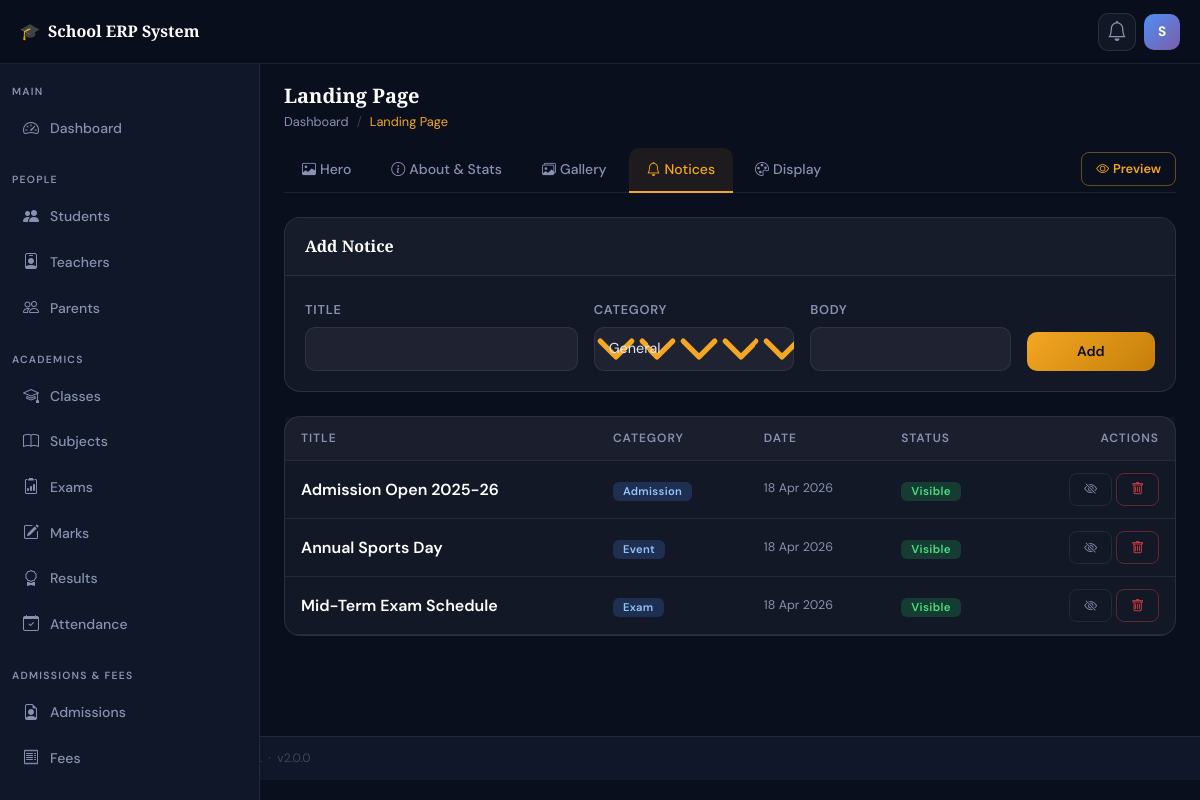
The page /admin/landing/index.php?tab=notices (signed in) on the database its author committed.
### tables this page shows
CREATE TABLE IF NOT EXISTS `notices` (
  `id`          INT UNSIGNED AUTO_INCREMENT PRIMARY KEY,
  `title`       VARCHAR(255) NOT NULL,
  `body`        TEXT         DEFAULT NULL,
  `category`    ENUM('general','exam','event','holiday','admission') DEFAULT 'general',
  `is_active`   TINYINT(1)   DEFAULT 1,
  `created_at`  TIMESTAMP DEFAULT CURRENT_TIMESTAMP
);

### includes/functions.php (called while the page is built, shortened)
<?php
function sanitize(string $data): string { return htmlspecialchars(trim($data), ENT_QUOTES|ENT_HTML5, 'UTF-8'); }

### admin/landing/index.php (the view, shortened to what this page needs)
<?php
require_once dirname(__DIR__,2).'/config/config.php';
$tab=sanitize($_GET['tab']??'hero');
$rows=$pdo->query("SELECT setting_key,setting_value FROM settings")->fetchAll();$cfg=[];foreach($rows as $r)$cfg[$r['setting_key']]=$r['setting_value'];
$notices=$pdo->query("SELECT * FROM notices ORDER BY created_at DESC")->fetchAll();
include INCLUDES_PATH.'header.php';
?>
<ul class="nav nav-tabs mb-4 flex-wrap">
<?php foreach(['hero'=>['Hero','image'],'about'=>['About & Stats','info-circle'],'gallery'=>['Gallery','images'],'notices'=>['Notices','bell'],'display'=>['Display','palette']] as $t=>[$label,$icon]):?>
<li class="nav-item"><a class="nav-link <?=$tab===$t?'active':''?>" href="?tab=<?=$t?>"><i class="bi bi-<?=$icon?> me-1"></i><?=$label?></a></li>
<?php endforeach;?>
<li class="nav-item ms-auto"><a href="<?=SITE_URL?>/" target="_blank" class="btn btn-sm btn-outline-primary mt-1"><i class="bi bi-eye me-1"></i>Preview</a></li>
</ul>
<?php if($tab==='hero'):?>
<div class="row g-4">
<div class="col-lg-7"><div class="card"><div class="card-header">Hero Text</div><div class="card-body">
<div class="mb-3"><label class="form-label">Main Heading</label><input type="text" name="lp_hero_title" class="form-control" value="<?=cfg($cfg,'lp_hero_title','Welcome to Our School')?>"></div>
<div class="mb-3"><label class="form-label">Sub-heading</label><textarea name="lp_hero_subtitle" class="form-control" rows="3"><?=cfg($cfg,'lp_hero_subtitle')?></textarea></div>
<div class="row g-3">
<div class="col-md-6"><label class="form-label">Button 1 Text</label><input type="text" name="lp_hero_btn1_text" class="form-control" value="<?=cfg($cfg,'lp_hero_btn1_text','Apply for Admission')?>"></div>
<div class="col-md-6"><label class="form-label">Button 1 URL</label><input type="text" name="lp_hero_btn1_url" class="form-control" value="<?=cfg($cfg,'lp_hero_btn1_url','/public/admission.php')?>"></div>
<div class="col-md-6"><label class="form-label">Button 2 Text</label><input type="text" name="lp_hero_btn2_text" class="form-control" value="<?=cfg($cfg,'lp_hero_btn2_text','Check Status')?>"></div>
<div class="col-md-6"><label class="form-label">Button 2 URL</label><input type="text" name="lp_hero_btn2_url" class="form-control" value="<?=cfg($cfg,'lp_hero_btn2_url','/public/admission-status.php')?>"></div>
</div></div></div></div>
<div class="col-lg-5"><div class="card"><div class="card-header">Hero Background Image</div><div class="card-body">
<?php if(!empty($cfg['lp_hero_image'])):?><img src="<?=UPLOADS_URL.'/'.htmlspecialchars($cfg['lp_hero_image'],ENT_QUOTES)?>" class="img-fluid rounded mb-3" style="max-height:160px;width:100%;object-fit:cover;"><?php endif;?>
<input type="file" name="lp_hero_image" class="form-control" accept="image/*"><div class="form-text">Recommended: 1920×1080px</div>
</div></div></div></div>
<?php elseif($tab==='notices'):?>
<div class="card mb-4"><div class="card-header">Add Notice</div><div class="card-body">
<form method="POST"><?=csrf_field()?><input type="hidden" name="action" value="add_notice">
<div class="row g-3 align-items-end">
<div class="col-md-4"><label class="form-label">Title</label><input type="text" name="notice_title" class="form-control" required></div>
<div class="col-md-3"><label class="form-label">Category</label><select name="notice_cat" class="form-select"><?php foreach(['general','exam','event','holiday','admission'] as $c):?><option value="<?=$c?>"><?=ucfirst($c)?></option><?php endforeach;?></select></div>
<div class="col-md-3"><label class="form-label">Body</label><input type="text" name="notice_body" class="form-control"></div>
<div class="col-md-2"><button type="submit" class="btn btn-primary w-100">Add</button></div>
</div></form></div></div>
<div class="card"><div class="card-body p-0"><div class="table-responsive"><table class="table table-hover align-middle mb-0">
<thead><tr><th>Title</th><th>Category</th><th>Date</th><th>Status</th><th class="text-end">Actions</th></tr></thead><tbody>
<?php if(empty($notices)):?><tr><td colspan="5" class="text-center py-5" style="color:var(--text-muted);">No notices.</td></tr>
<?php else:foreach($notices as $n):?>
<tr><td style="font-weight:600;color:#fff;"><?=htmlspecialchars($n['title'],ENT_QUOTES)?></td>
<td><span class="badge bg-primary bg-opacity-20" style="font-size:0.7rem;"><?=ucfirst($n['category'])?></span></td>
<td style="font-size:0.78rem;color:var(--text-muted);"><?=date('d M Y',strtotime($n['created_at']))?></td>
<td><span class="badge bg-<?=$n['is_active']?'success':'secondary'?>"><?=$n['is_active']?'Visible':'Hidden'?></span></td>
<td class="text-end">
<form method="POST" class="d-inline"><button class="btn btn-sm btn-outline-secondary"><i class="bi bi-<?=$n['is_active']?'eye-slash':'eye'?>"></i></button></form>
<form method="POST" class="d-inline" onsubmit="return confirm('Delete?')"><button class="btn btn-sm btn-outline-danger"><i class="bi bi-trash"></i></button></form>
</td></tr>
<?php endforeach;endif;?>
</tbody></table></div></div></div>
<?php endif;?>
<?php include INCLUDES_PATH.'footer.php';?>

### assets/css/style.css (style rules this page uses)
:root { --navy: #0a0f1e; --navy-2: #0f1729; --navy-3: #131d35; --navy-4: #1a2545; --gold: #f5a623; --gold-light: #ffc857; --gold-dark: #c47f0a; --accent: #4f8ef7; --accent-2: #7b5ea7; --white: #ffffff; --off-white: #f0f4ff; --text-main: #e8eaf6; --text-muted: #8892b0; --border: rgba(255,255,255,0.08); --border-2: rgba(245,166,35,0.25); --sidebar-w: 260px; --navbar-h: 64px; --glass-bg: rgba(255,255,255,0.04); --glass-border:rgba(255,255,255,0.10); --glass-blur: blur(16px); --shadow-sm: 0 2px 8px rgba(0,0,0,0.3); --shadow-md: 0 8px 32px rgba(0,0,0,0.4); --shadow-gold: 0 4px 20px rgba(245,166,35,0.25); --shadow-blue: 0 4px 20px rgba(79,142,247,0.25); --tr: 0.25s cubic-bezier(0.4,0,0.2,1); --pub-primary: #0a0f1e; --pub-accent: #f5a623; }
*, *::before, *::after { box-sizing: border-box; }
body { font-family: 'DM Sans', system-ui, sans-serif; background: var(--navy); color: var(--text-main); line-height: 1.6; -webkit-font-smoothing: antialiased; }
a { color: var(--gold); text-decoration: none; }
.card { background: var(--glass-bg); border: 1px solid var(--glass-border); border-radius: 16px; animation: fadeInUp 0.35s ease both; }
.card-header { padding: 16px 20px; border-bottom: 1px solid var(--border); border-radius: 16px 16px 0 0 !important; background: rgba(255,255,255,0.02); font-family: 'Playfair Display', serif; font-weight: 600; font-size: 1rem; color: var(--white); }
.card-body { padding: 20px; }
.table { color: var(--text-main); margin-bottom: 0; }
.table > :not(caption) > * > * { background: transparent; border-color: var(--border); padding: 12px 16px; vertical-align: middle; }
.table thead > tr > th { background: rgba(255,255,255,0.03); font-size: 0.75rem; text-transform: uppercase; letter-spacing: 0.08em; color: var(--text-muted); font-weight: 600; border-bottom: 1px solid var(--border); }
.table tbody > tr { transition: background var(--tr); }
.table-responsive { border-radius: 0 0 16px 16px; overflow: hidden; }
.form-control, .form-select { background: rgba(255,255,255,0.05); border: 1px solid var(--border); border-radius: 10px; color: var(--text-main); padding: 10px 14px; transition: all var(--tr); font-size: 0.9rem; }
.form-control::placeholder { color: var(--text-muted); }
.form-select option { background: var(--navy-3); color: var(--text-main); }
.form-label { font-size: 0.8rem; text-transform: uppercase; letter-spacing: 0.06em; color: var(--text-muted); font-weight: 600; margin-bottom: 6px; }
.btn { border-radius: 10px; font-weight: 600; font-size: 0.875rem; padding: 9px 20px; transition: all var(--tr); border: none; cursor: pointer; }
.btn-primary { background: linear-gradient(135deg, var(--gold), var(--gold-dark)); color: var(--navy); }
.btn-outline-primary { background: transparent; color: var(--gold); border: 1px solid rgba(245,166,35,0.4); }
.btn-outline-secondary { background: transparent; color: var(--text-muted); border: 1px solid var(--border); }
.btn-outline-danger { background: transparent; color: #ef4444; border: 1px solid rgba(239,68,68,0.35); }
.btn-sm { padding: 6px 14px; font-size: 0.8rem; border-radius: 8px; }
.badge { border-radius: 6px; padding: 4px 10px; font-size: 0.72rem; font-weight: 600; letter-spacing: 0.03em; }
.badge.bg-success { background: rgba(34,197,94,0.2) !important; color: #4ade80 !important; }
.badge.bg-primary { background: rgba(79,142,247,0.2) !important; color: #93c5fd !important; }
.nav-tabs { border-bottom: 1px solid var(--border); gap: 4px; }
.nav-tabs .nav-link { color: var(--text-muted); border: none; border-radius: 10px 10px 0 0; padding: 10px 18px; font-size: 0.875rem; font-weight: 500; background: transparent; transition: all var(--tr); }
.nav-tabs .nav-link.active { color: var(--gold); background: rgba(245,166,35,0.08); border-bottom: 2px solid var(--gold); }

### rows shown on the page
notices: title "Admission Open 2025-26", category "Admission", created_at "18 Apr 2026", is_active "Visible"
notices: title "Annual Sports Day", category "Event", created_at "18 Apr 2026", is_active "Visible"
notices: title "Mid-Term Exam Schedule", category "Exam", created_at "18 Apr 2026", is_active "Visible"

### other values the page prints
$site_name "School ERP System"
substr($_SESSION['user_name'] ?? 'U', 0, 1) "S"
$item['section'] "MAIN"
$item['label'] "Dashboard"
$item['section'] "PEOPLE"
$item['label'] "Students"
$item['label'] "Teachers"
$item['label'] "Parents"
$item['section'] "ACADEMICS"
$item['label'] "Classes"
$item['label'] "Subjects"
$item['label'] "Exams"
$item['label'] "Marks"
$item['label'] "Results"
$item['label'] "Attendance"
